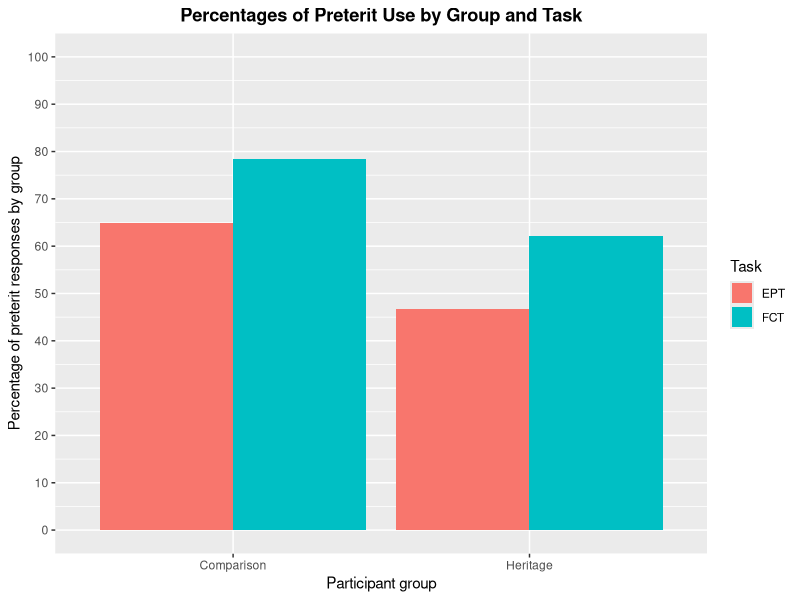
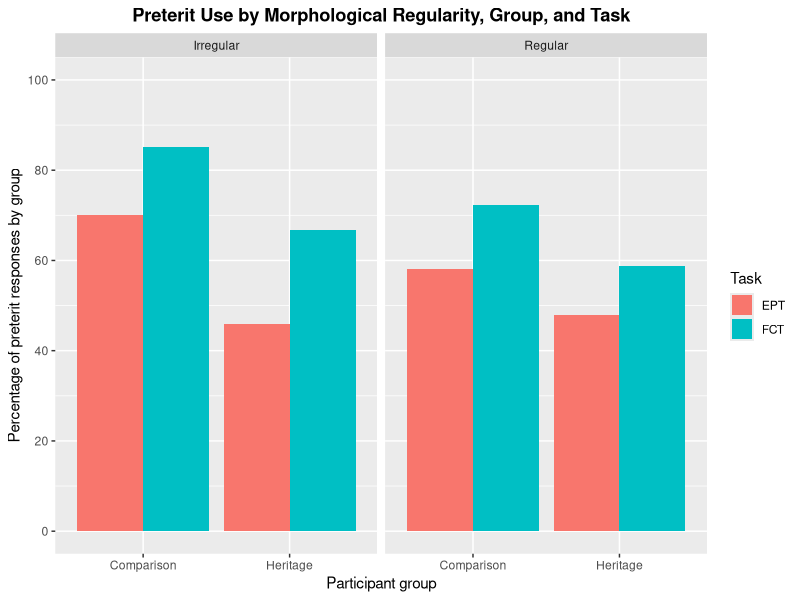
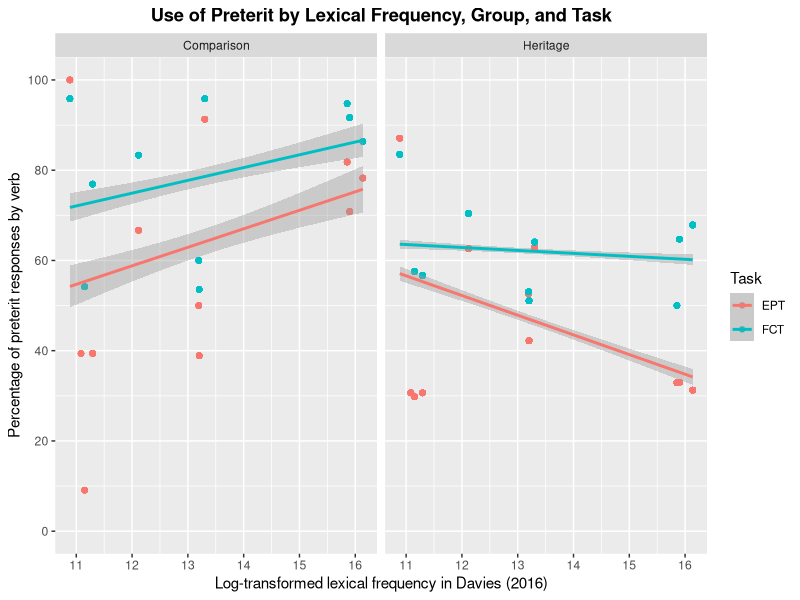
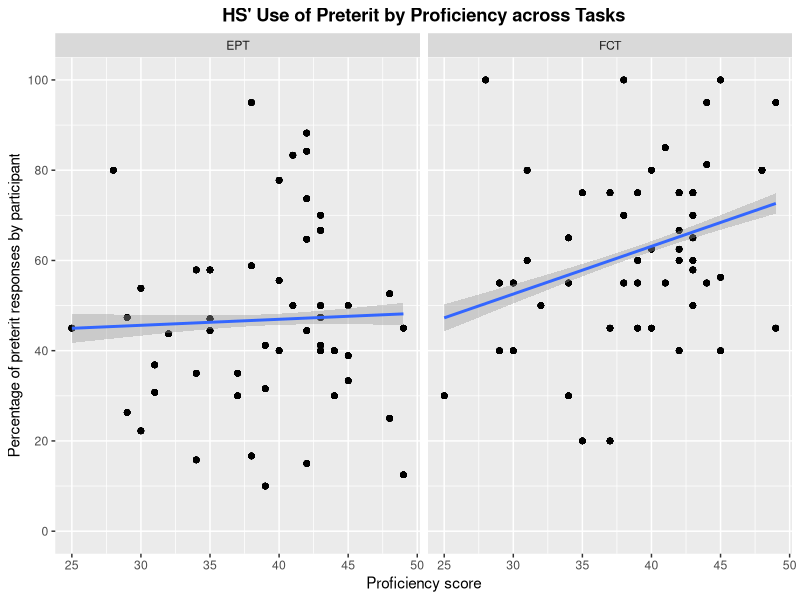
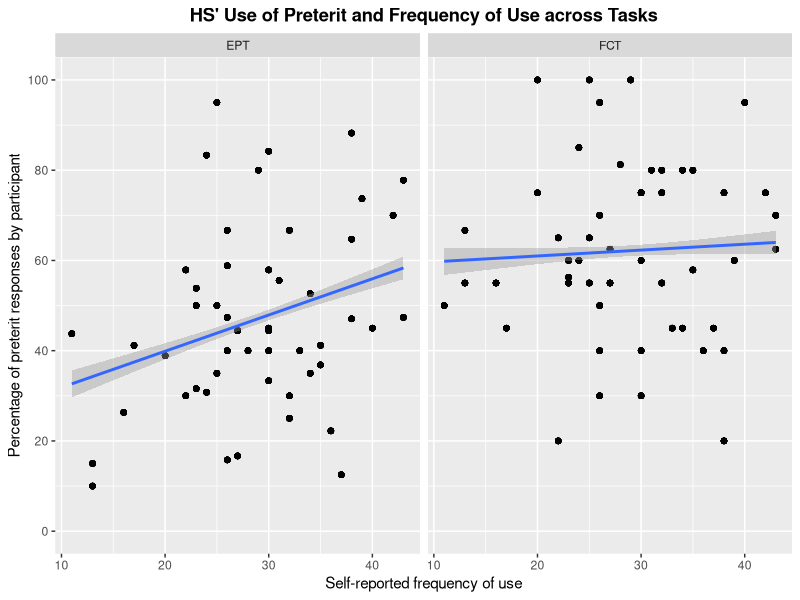
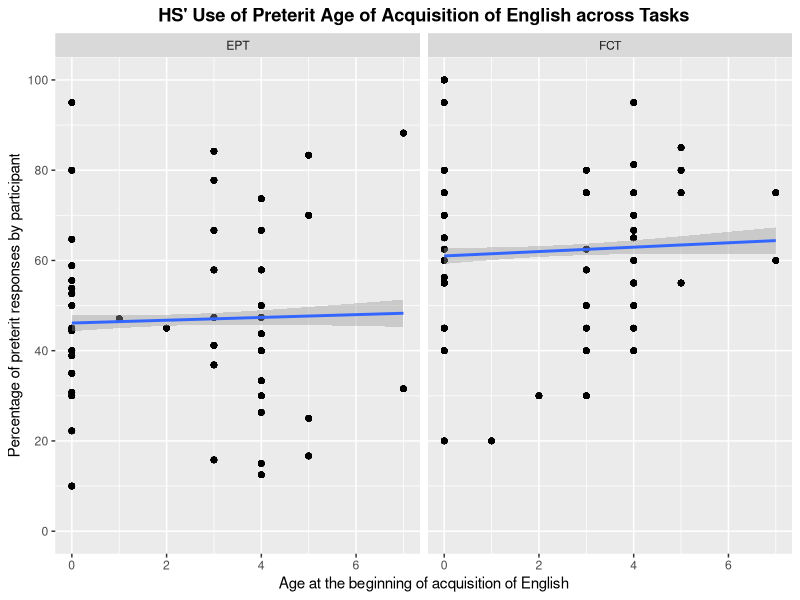

Generate these figures, in order, with R:
# Packages
library(tidyverse)
library(lme4)
library(lmerTest)

options(sciphen = 999)

# Preparation of data
## Load database
HS_EPT = read_csv("./CSV Files/Heritage/Heritage EPT Preterit Data.csv") %>% 
  mutate(NewTask = "EPT")

HS_FCT = read_csv("./CSV Files/Heritage/Heritage FCT Preterit Data.csv") %>% 
  mutate(NewTask = "FCT")

SDC_EPT = read.csv("./CSV Files/Comparison/Comparison EPT Preterit Data.csv") %>% 
  mutate(NewTask = "EPT")

SDC_FCT = read.csv("./CSV Files/Comparison/Comparison FCT Preterit Data.csv") %>% 
  mutate(NewTask = "FCT")


## Create combined datasets
Preterit_EPT = rbind(HS_EPT, SDC_EPT)
Preterit_FCT = rbind(HS_FCT, SDC_FCT)
Preterit_Aggregate = rbind(Preterit_EPT, Preterit_FCT)


# Prepare participant averages for graphs
## HS production
HS_EPT_Modified = aggregate(HS_EPT$Response, list(HS_EPT$Participant_ID), FUN = mean, na.rm = TRUE)
HS_EPT_Modified = HS_EPT_Modified %>% rename(Part_Avg = x)
HS_EPT_Modified = left_join(HS_EPT, HS_EPT_Modified, by = c("Participant_ID" = "Group.1")) %>% 
  mutate(Part_Avg = (Part_Avg * 100))

## HS FCT
HS_FCT_Modified = aggregate(HS_FCT$Response, list(HS_FCT$Participant_ID), FUN = mean, na.rm = TRUE)
HS_FCT_Modified = HS_FCT_Modified %>% rename(Part_Avg = x)
HS_FCT_Modified = left_join(HS_FCT, HS_FCT_Modified, by = c("Participant_ID" = "Group.1")) %>% 
  mutate(Part_Avg = (Part_Avg * 100))


## Aggregate EPT
Preterit_EPT_Aggregate = aggregate(Preterit_EPT$Response, list(Preterit_EPT$Participant_ID), FUN = mean, na.rm = TRUE)
Preterit_EPT_Aggregate = Preterit_EPT_Aggregate %>% rename(Part_Avg = x)
Preterit_EPT_Aggregate = left_join(Preterit_EPT, Preterit_EPT_Aggregate, by = c("Participant_ID" = "Group.1")) %>% 
  mutate(Part_Avg = (Part_Avg * 100))


## Aggregate FCT
Preterit_FCT_Aggregate = aggregate(Preterit_FCT$Response, list(Preterit_FCT$Participant_ID), FUN = mean, na.rm = TRUE)
Preterit_FCT_Aggregate = Preterit_FCT_Aggregate %>% rename(Part_Avg = x)
Preterit_FCT_Aggregate = left_join(Preterit_FCT, Preterit_FCT_Aggregate, by = c("Participant_ID" = "Group.1")) %>% 
  mutate(Part_Avg = (Part_Avg * 100))


## Data from both tasks and groups
Aggregate_Data = aggregate(Preterit_Aggregate$Response, list(Preterit_Aggregate$Participant_ID), FUN = mean, na.rm = TRUE)
Aggregate_Data = Aggregate_Data %>% rename(Part_Avg = x)
Aggregate_Data = left_join(Preterit_Aggregate, Aggregate_Data, by = c("Participant_ID" = "Group.1")) %>% 
  mutate(Part_Avg_Pct = (Part_Avg * 100))


# Prepare verb averages
## HS only
HS_EPT_VerbAvg = aggregate(HS_EPT$Response, list(HS_EPT$MainVerb), FUN = mean, na.rm = TRUE)
HS_EPT_VerbAvg = HS_EPT_VerbAvg %>% rename(Verb_Avg = x)
HS_EPT_VerbAvg = left_join(HS_EPT, HS_EPT_VerbAvg, by = c("MainVerb" = "Group.1")) %>% 
  mutate(Verb_Avg = (Verb_Avg * 100))

HS_FCT_VerbAvg = aggregate(HS_FCT$Response, list(HS_FCT$MainVerb), FUN = mean, na.rm = TRUE)
HS_FCT_VerbAvg = HS_FCT_VerbAvg %>% rename(Verb_Avg = x)
HS_FCT_VerbAvg = left_join(HS_FCT, HS_FCT_VerbAvg, by = c("MainVerb" = "Group.1")) %>% 
  mutate(Verb_Avg = (Verb_Avg * 100))


## SDC only
SDC_EPT_VerbAvg = aggregate(SDC_EPT$Response, list(SDC_EPT$MainVerb), FUN = mean, na.rm = TRUE)
SDC_EPT_VerbAvg = SDC_EPT_VerbAvg %>% rename(Verb_Avg = x)
SDC_EPT_VerbAvg = left_join(SDC_EPT, SDC_EPT_VerbAvg, by = c("MainVerb" = "Group.1")) %>% 
  mutate(Verb_Avg = (Verb_Avg * 100))

SDC_FCT_VerbAvg = aggregate(SDC_FCT$Response, list(SDC_FCT$MainVerb), FUN = mean, na.rm = TRUE)
SDC_FCT_VerbAvg = SDC_FCT_VerbAvg %>% rename(Verb_Avg = x)
SDC_FCT_VerbAvg = left_join(SDC_FCT, SDC_FCT_VerbAvg, by = c("MainVerb" = "Group.1")) %>% 
  mutate(Verb_Avg = (Verb_Avg * 100))


## Aggregate
HS_Verb_Avg_Master = rbind(HS_EPT_VerbAvg, HS_FCT_VerbAvg)
Verb_Avg_Master = rbind(HS_EPT_VerbAvg, HS_FCT_VerbAvg, SDC_EPT_VerbAvg, SDC_FCT_VerbAvg)


# Plots
## Bar graph of preterit use
Aggregate_Data %>%
  ggplot(aes(x = ExpGroup, y = (Response)*100, fill = NewTask)) + 
  stat_summary(fun.data = mean_se,
               geom = "bar", size = 1,
               position = position_dodge(width = 0.90)) +
  scale_color_brewer(palette = "Set1", name = "") +
  scale_y_continuous(breaks = seq (0, 100, 10),
                     limits = c(0, 100)) +
  labs(x = "Participant group", y = "Percentage of preterit responses by group", fill = "Task", 
       title = "Percentages of Preterit Use by Group and Task") +
  theme(plot.title = element_text(hjust = 0.5, face = "bold"))


## Regularity and task
Aggregate_Data %>%
  ggplot(aes(x = ExpGroup, y = (Response)*100, fill = NewTask)) + 
  facet_grid(cols = vars(Reg_Main)) +
  stat_summary(fun.data = mean_se,
               geom = "bar", size = 1,
               position = position_dodge(width = 0.90)) +
  scale_color_brewer(palette = "Set1", name = "") +
  scale_y_continuous(breaks = seq (0, 100, 20),
                     limits = c(0, 100)) +
  labs(x = "Participant group", y = "Percentage of preterit responses by group", fill = "Task", 
       title = "Preterit Use by Morphological Regularity, Group, and Task") +
  theme(plot.title = element_text(hjust = 0.5, face = "bold"))


## Lexical frequency and task
Verb_Avg_Master %>%
  ggplot(aes(x = log(Token_Main_Lemma), y = Verb_Avg, color = NewTask)) + 
  geom_point() +
  facet_grid(cols = vars(ExpGroup)) +
  geom_smooth(method = glm) +
  scale_y_continuous(breaks = seq (0, 100, 20),
                     limits = c(0, 100)) +
  labs(x = "Log-transformed lexical frequency in Davies (2016)", y = "Percentage of preterit responses by verb", color = "Task", 
       title = "Use of Preterit by Lexical Frequency, Group, and Task") +
  theme(plot.title = element_text(hjust = 0.5, face = "bold"))


## Proficiency and task
Preterit_Proficiency <- rbind(HS_EPT_Modified, HS_FCT_Modified)

Preterit_Proficiency %>% 
  ggplot(aes(x = DELE, y = Part_Avg)) + 
  geom_point() +
  geom_smooth(method = glm) +
  facet_grid(cols = vars(NewTask)) +
  scale_y_continuous(breaks = seq (0, 100, 20),
                     limits = c(0, 100)) +
  labs(x = "Proficiency score", y = "Percentage of preterit responses by participant", color = "Token Frequency", 
       title = "HS' Use of Preterit by Proficiency across Tasks") +
  theme(plot.title = element_text(hjust = 0.5, face = "bold"))


## Frequency of use and task
Preterit_FofA <- rbind(HS_EPT_Modified, HS_FCT_Modified)

Preterit_FofA %>% 
  ggplot(aes(x = FofA, y = Part_Avg)) + 
  geom_point() +
  geom_smooth(method = glm) +
  facet_grid(cols = vars(NewTask)) +
  scale_y_continuous(breaks = seq (0, 100, 20),
                     limits = c(0, 100)) +
  labs(x = "Self-reported frequency of use", y = "Percentage of preterit responses by participant", color = "Token Frequency", 
       title = "HS' Use of Preterit and Frequency of Use across Tasks") +
  theme(plot.title = element_text(hjust = 0.5, face = "bold"))


## Age of L2 acquisition and task
Preterit_AoA <- rbind(HS_EPT_Modified, HS_FCT_Modified)

Preterit_AoA %>% 
  ggplot(aes(x = AoA_ENG, y = Part_Avg)) + 
  geom_point() +
  geom_smooth(method = glm) +
  facet_grid(cols = vars(NewTask)) +
  scale_y_continuous(breaks = seq (0, 100, 20),
                     limits = c(0, 100)) +
  labs(x = "Age at the beginning of acquisition of English", y = "Percentage of preterit responses by participant", color = "Token Frequency", 
       title = "HS' Use of Preterit Age of Acquisition of English across Tasks") +
  theme(plot.title = element_text(hjust = 0.5, face = "bold"))
